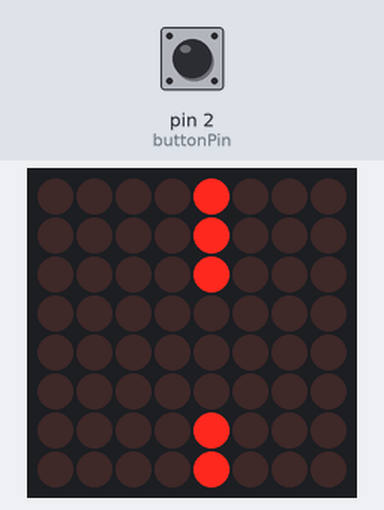
This sketch was run on a simulated Arduino Uno, built with avr-gcc and run on an emulated ATmega328P. Parts: 8×8 LED matrix. The inputs (shaded band) are chosen by the test bench; at power-on: pin 2 (buttonPin) HIGH. Random numbers use the default seed unless the sketch sets one.

Above: at 1.27 s.
1.3 s: pin 2 (buttonPin) pulled LOW for 0.2 s
At 1.37 s:
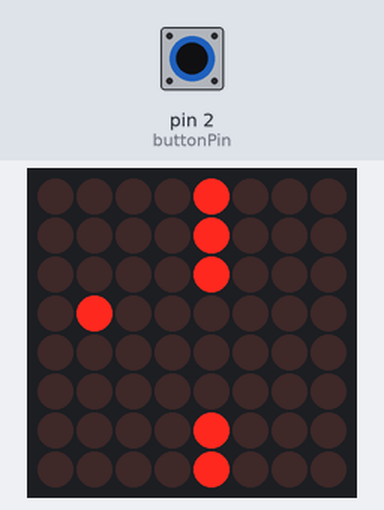
3.1 s: pin 2 (buttonPin) pulled LOW for 3.2 s
At 5.8 s:
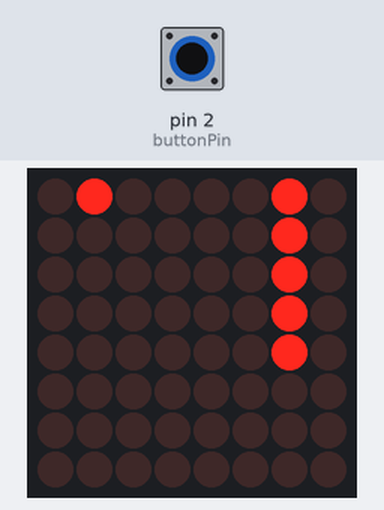
7.8 s: pin 2 (buttonPin) pulled LOW for 1 s
At 9.7 s:
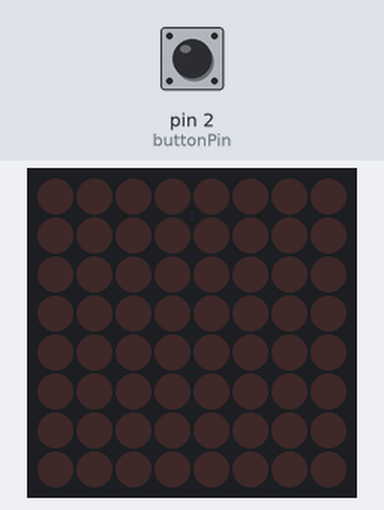
11.8 s: pin 2 (buttonPin) pulled LOW for 0.2 s
At 11.86 s:
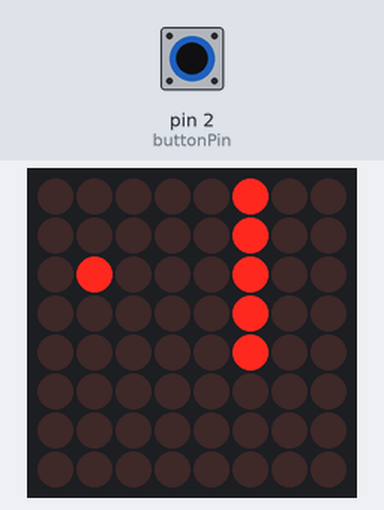
14.5 s: pin 2 (buttonPin) pulled LOW for 3.2 s
At 17.52 s:
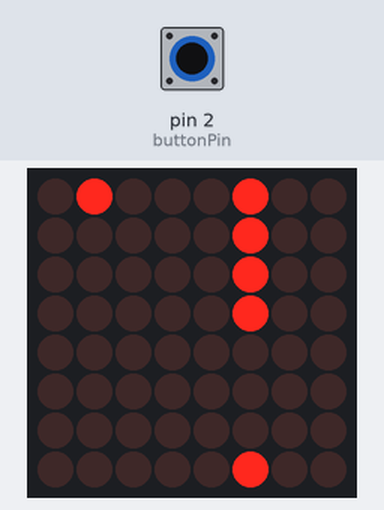
19.2 s: pin 2 (buttonPin) pulled LOW for 0.2 s
At 22.56 s:
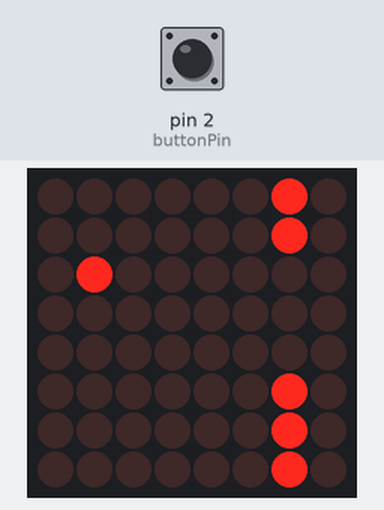

The sketch:

Flappy-Dot.ino
```cpp
#include <LedControl.h>

// Pins: DIN,CLK,CS,Number of displays
LedControl lc = LedControl(12, 10, 11, 1);

const int buttonPin = 2;
int buttonState = 0;
int lastButtonState = 0; // to keep track of the last button state
int playerPos = 1; // start at the 2nd row from the top
bool playerVisible = true;
unsigned long lastFallTime = 0; // to keep track of the last time the player fell
unsigned long lastObstacleTime = 0; // to keep track of the last time the obstacle moved
int obstaclePos = 7; // start the obstacle at the rightmost column
int gapPos = random(1, 6); // position of the gap in the obstacle
bool fallingOff = false; // track if the player is about to fall off the matrix
int score = 0; // track the player's score
int gameSpeed = 400; // game speed in milliseconds

// Game over screen
int gameOverScreen[8][8] = {
  {0, 0, 1, 1, 1, 1, 0, 0},
  {0, 1, 0, 0, 0, 0, 1, 0},
  {1, 0, 1, 0, 0, 1, 0, 1},
  {1, 0, 0, 0, 0, 0, 0, 1},
  {1, 0, 0, 1, 1, 0, 0, 1},
  {1, 0, 1, 0, 0, 1, 0, 1},
  {0, 1, 0, 0, 0, 0, 1, 0},
  {0, 0, 1, 1, 1, 1, 0, 0}
};

void setup() {
  lc.shutdown(0, false);
  lc.setIntensity(0, 8);
  lc.clearDisplay(0);
  pinMode(buttonPin, INPUT_PULLUP); // enable internal pull-up resistor
  randomSeed(analogRead(0)); // initialize random number generator
}

void loop() {
  buttonState = digitalRead(buttonPin);
  unsigned long currentTime = millis(); // get the current time

  lc.clearDisplay(0); // clear the display before drawing the player

  if (((playerPos < gapPos || playerPos > gapPos + 2) && obstaclePos == 1) || fallingOff) { // game over condition
    // display the game over screen
    for (int y = 0; y < 8; y++) {
      for (int x = 0; x < 8; x++) {
        lc.setLed(0, y, x, gameOverScreen[y][x]);
      }
    }
    delay(1000); // wait for 1 seconds
    lc.clearDisplay(0); // clear the display before restarting the game

    // display the score
    for (int i = 0; i < score; i++) {
      lc.setLed(0, i / 8, i % 8, 1);
    }
    delay(2000); // wait for 2 seconds
    lc.clearDisplay(0); // clear the display before restarting the game

    playerPos = 1; // reset the player position
    obstaclePos = 7; // reset the obstacle position
    gapPos = random(1, 6); // reset the gap position
    fallingOff = false; // reset the falling off flag
    score = 0; // reset the score
  }

  if (buttonState == LOW && lastButtonState == HIGH) { // button is pressed when the pin reads LOW
    if (playerPos > 0) {
      playerPos--;
      fallingOff = false; // reset the falling off flag when the player moves up
    }
    lastFallTime = currentTime; // reset the fall time when the button is pressed
  } else if (currentTime - lastFallTime >= gameSpeed) { // check if gameSpeed ms have passed since the last fall
    if (playerPos < 7) {
      playerPos++;
    } else if (!fallingOff) {
      fallingOff = true; // set the falling off flag if the player is on the bottom row
    }
    lastFallTime = currentTime; // update the last fall time
  }

  if (currentTime - lastObstacleTime >= gameSpeed) { // check if gameSpeed ms have passed since the last obstacle move
    if (obstaclePos > 0) {
      obstaclePos--;
    } else {
      obstaclePos = 7; // reset the obstacle position
      gapPos = random(1, 6); // reset the gap position
      score++; // increase the score
    }
    lastObstacleTime = currentTime; // update the last obstacle time
  }

  lastButtonState = buttonState; // update the last button state

  playerVisible = !playerVisible;
  lc.setRow(0, playerPos, playerVisible ? B01000000 : B00000000); // player representation

  // draw the obstacle
  for (int y = 0; y < 8; y++) {
    if (y < gapPos || y > gapPos + 2) {
      lc.setLed(0, y, obstaclePos, 1);
    }
  }

  delay(100);
}
```

Measured:
- what the display in image 3 shows lasts 2.0 s, from 9.0 s to 11.0 s
